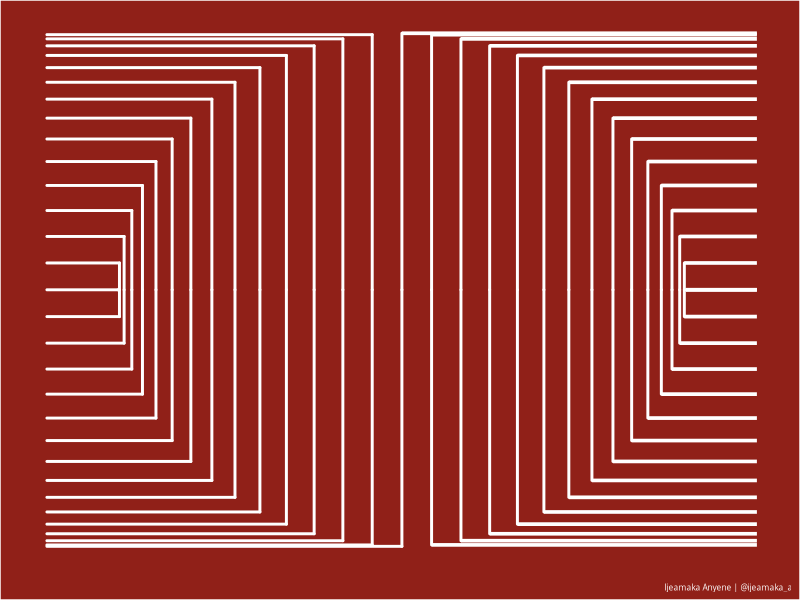
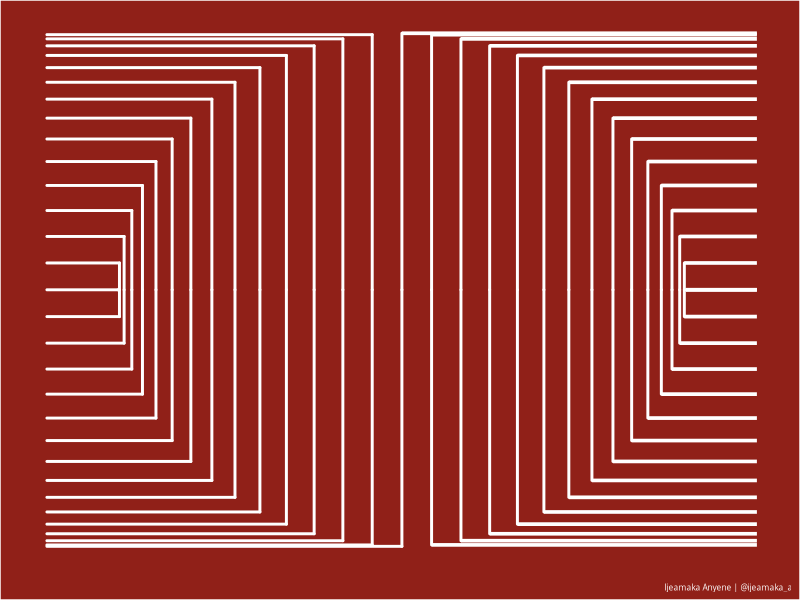

Generate these figures, in order, with R:
library(dplyr)
library(ggplot2)
library(ggforce)


apply_pattern_theme = function(bg_hex, caption_hex){
  theme(
    plot.background = element_rect(fill = bg_hex),
    panel.background = element_rect(fill = bg_hex),
    panel.grid = element_blank(),
    plot.caption = element_text(family = "Open Sans",
                                size = 6,
                                color = caption_hex),
    legend.position = "none",
    axis.title = element_blank(),
    axis.text = element_blank(),
    axis.ticks = element_blank()
  )
}

num_lines = 61

circle = tibble(
  len = seq(0, 2*pi, length.out = num_lines),
  x = sin(len),
  y = cos(len))

vertical_up = circle %>%
  filter(y > 0) %>%
  mutate(yend = 1.25,
         xend = x)

vertical_down = circle %>%
  filter(y < 0) %>%
  mutate(yend = -1.25,
         xend = x)

horizontal_left = circle %>%
  filter(x < 0) %>%
  mutate(xend = 0,
         yend = y)

horizontal_right = circle %>%
  filter(x > 0) %>%
  mutate(xend = 0,
         yend = y)

addtl_lines = tibble(
  
)



ggplot() +
  geom_segment(data = vertical_up,
               aes(x = x, y = y,
                   xend = xend, 
                   yend = yend),
               color = "white",
               linejoin = "round",
               size = 1.25) +
  geom_segment(data = vertical_down,
               aes(x = x, y = y,
                   xend = xend, 
                   yend = yend),
               color = "white",
               linejoin = "round",
               lineend = "round",
               size = 1) +
  geom_segment(data = horizontal_left,
               aes(x = x, y = y,
                   xend = xend, 
                   yend = yend),
               color = "white",
               linejoin = "round",
               lineend = "round",
               size = 1) +
  geom_segment(data = horizontal_right,
               aes(x = x, y = y,
                   xend = xend, 
                   yend = yend),
               color = "white",
               linejoin = "round",
               lineend = "round",
               size = 1) +
  coord_flip() +
  labs(caption = "Ijeamaka Anyene | @ijeamaka_a") +
  apply_pattern_theme("#902018", "white")


ggsave(
  "pattern_24.png",
  plot = last_plot(),
  device = "png", 
  path = here::here("outputs"), 
  width = 5.7, 
  height = 5
)
